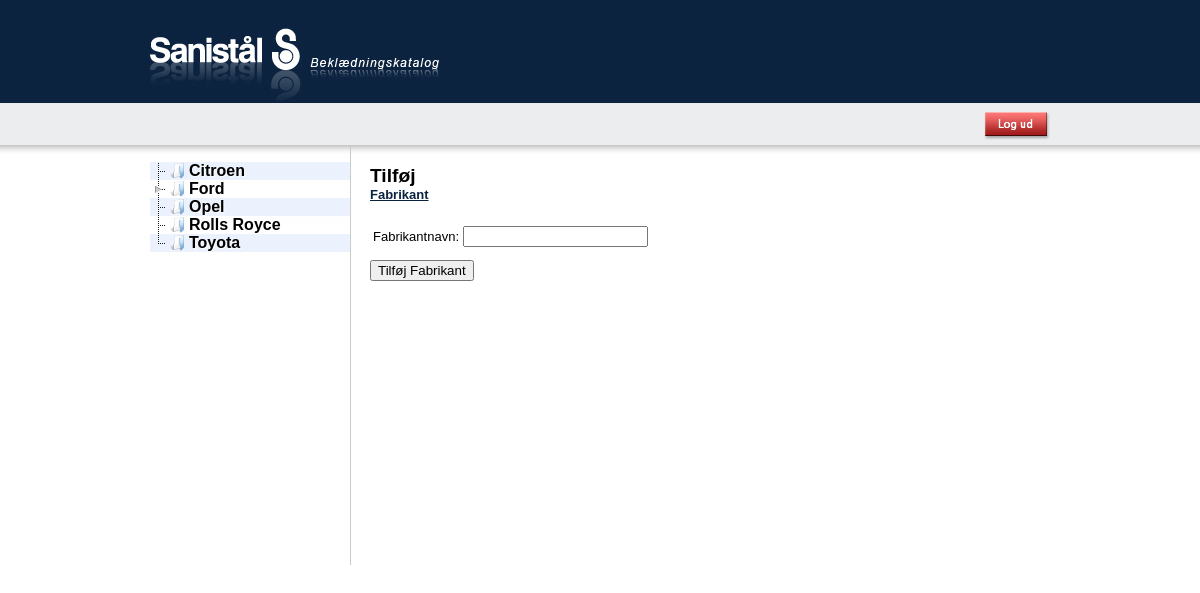
/mainadmin.php (signed in), run on an earlier commit of the app's database.
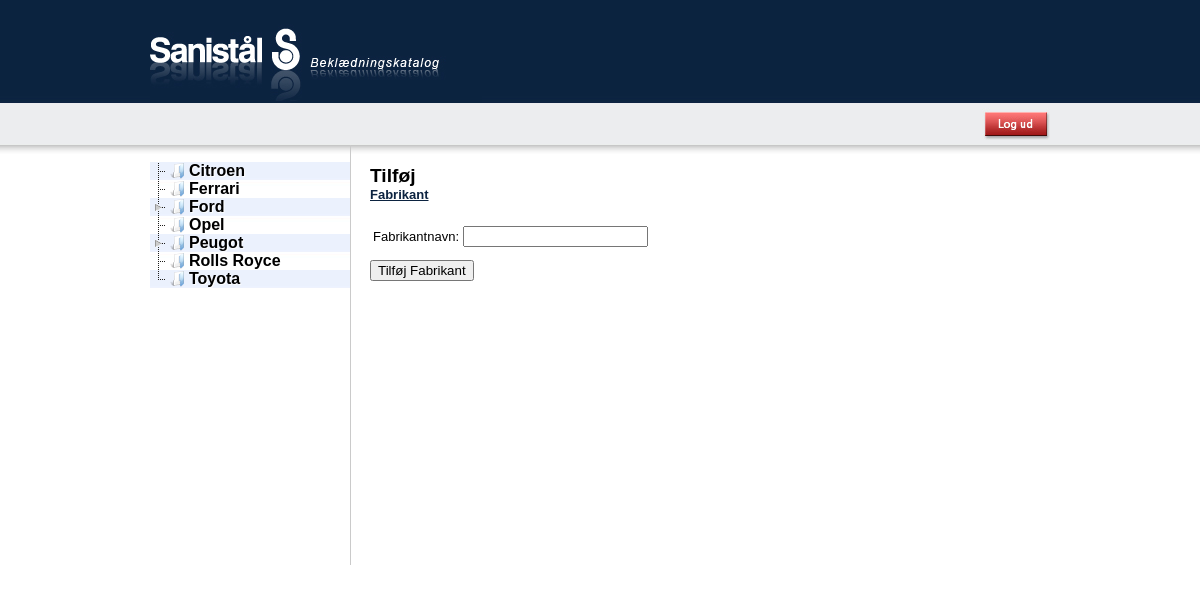
And on a later commit of the database.
### tables this page shows
CREATE TABLE IF NOT EXISTS `fabrikant` (
  `fabrikant_id` int(100) NOT NULL AUTO_INCREMENT,
  `fabrikant_navn` varchar(255) NOT NULL,
  PRIMARY KEY (`fabrikant_id`)
);

### mainadmin.php (the view, shortened to what this page needs)
<?php
require_once 'dbconnect.php';
?>
<!DOCTYPE html PUBLIC "-//W3C//DTD XHTML 1.0 Strict//EN"
"http://www.w3.org/TR/xhtml1/DTD/xhtml1-strict.dtd">
<html xmlns="http://www.w3.org/1999/xhtml" xml:lang="en" lang="en">
	<head>
		<link rel="stylesheet" href="desktop.css" type="text/css" media="screen" />
	</head>
	<body>
		<div id="main">
			<div id="topbanner">
				<a href="index.php"><img src="design/logo.jpg" alt="Sanistål Beklædningskatalog" /></a>
			</div>
			<div id="searchbarMenu">
				<a href="log_out.php"><img class="logud" align="right" src="design/logud.jpg" /></a>
			</div>
			<div id="content">
				<div id="sidebar">
    				<div id="navigationmenu">
<?php
$results_manu = mysql_query("SELECT * FROM fabrikant ORDER BY fabrikant_navn", $conn);
echo "<ul>";
while ($row_manu = mysql_fetch_array($results_manu)) {
	echo "<li><a>" . $row_manu['fabrikant_navn'];
	echo "</a><ul>";
	echo "</ul>";
	echo "</li>";
}
echo "</ul>";
?>
    				</div>
				</div>
				<div id="cat_view">
					<h1>Tilføj</h1>
					<h2>Fabrikant</h2>
					<form method="post" action="action_add.php">
						<table>
							<tr>
								<td><p>Fabrikantnavn:</p></td>
								<td><input type="text" name="manufacturer_name" /></td>
							</tr>
						</table>
						<input type="submit" name="submit" value="Tilføj Fabrikant" />
					</form>
				</div>
			</div>
		</div>
	</body>
</html>

What changed in the data, as far as the page shows it:
added fabrikant: fabrikant_navn "Ferrari"
added fabrikant: fabrikant_navn "Peugot"
